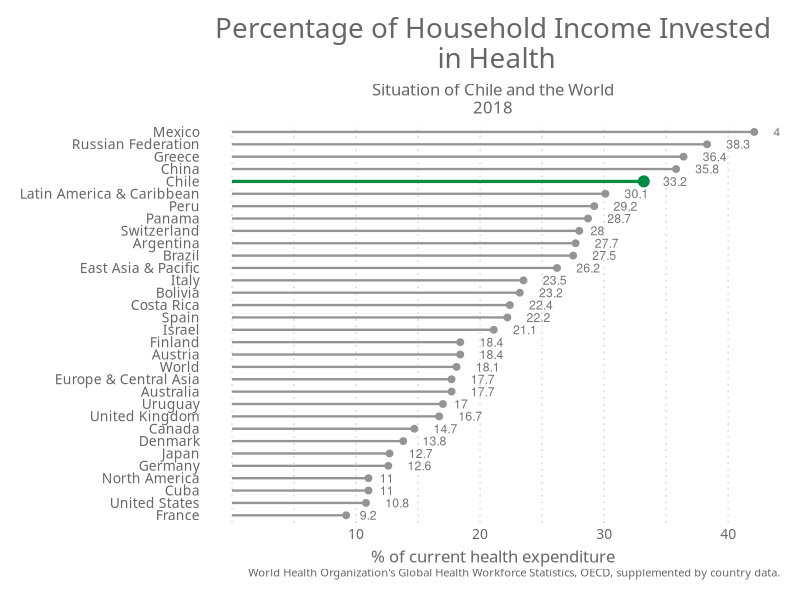

This figure's R source:
## ---- chunk 1

knitr::opts_chunk$set(echo = TRUE)

## ---- chunk 2

#### Library ----
library(readxl)
library(dplyr)
library(tidyverse)

## ---- chunk 3

#### Theme ----
theme_elegante <- function(base_size = 10,
                           base_family = "Raleway"
)
{
  color.background = "#FFFFFF" # Chart Background
  color.grid.major = "#D9D9D9" # Chart Gridlines
  color.axis.text = "#666666" # 
  color.axis.title = "#666666" # 
  color.title = "#666666"
  color.subtitle = "#666666"
  strip.background.color = '#9999CC'
  
  ret <-
    theme_bw(base_size=base_size) +
    
    # Set the entire chart region to a light gray color
    theme(panel.background=element_rect(fill=color.background, color=color.background)) +
    theme(plot.background=element_rect(fill=color.background, color=color.background)) +
    theme(panel.border=element_rect(color=color.background)) +
    
    # Format the grid
    theme(panel.grid.major=element_line(color=color.grid.major,size=.55, linetype="dotted")) +
    theme(panel.grid.minor=element_line(color=color.grid.major,size=.55, linetype="dotted")) +
    theme(axis.ticks=element_blank()) +
    
    # Format the legend, but hide by default
    theme(legend.position="none") +
    theme(legend.background = element_rect(fill=color.background)) +
    theme(legend.text = element_text(size=base_size-3,color=color.axis.title, family = base_family)) +
    
    theme(strip.text.x = element_text(size=base_size,color=color.background, family = base_family)) +
    theme(strip.text.y = element_text(size=base_size,color=color.background, family = base_family)) +
    #theme(strip.background = element_rect(fill=strip.background.color, linetype="blank")) +
    theme(strip.background = element_rect(fill = "grey70", colour = NA)) +
    # theme(panel.border= element_rect(fill = NA, colour = "grey70", size = rel(1)))+
    # Set title and axis labels, and format these and tick marks
    theme(plot.title=element_text(color=color.title, 
                                  size=20, 
                                  vjust=1.25, 
                                  family=base_family, 
                                  hjust = 0.5
    )) +
    
    theme(plot.subtitle=element_text(color=color.subtitle, size=base_size+2, family = base_family,  hjust = 0.5))  +
    
    theme(axis.text.x=element_text(size=base_size,color=color.axis.text, family = base_family)) +
    theme(axis.text.y=element_text(size=base_size,color=color.axis.text, family = base_family)) +
    theme(text=element_text(size=base_size, color=color.axis.text, family = base_family)) +
    
    theme(axis.title.x=element_text(size=base_size+2,color=color.axis.title, vjust=0, family = base_family)) +
    theme(axis.title.y=element_text(size=base_size+2,color=color.axis.title, vjust=1.25, family = base_family)) +
    theme(plot.caption=element_text(size=base_size-2,color=color.axis.title, vjust=1.25, family = base_family)) +
    
    # Legend  
    theme(legend.text=element_text(size=base_size,color=color.axis.text, family = base_family)) +
    theme(legend.title=element_text(size=base_size,color=color.axis.text, family = base_family)) +
    theme(legend.key=element_rect(colour = color.background, fill = color.background)) +
    theme(legend.position="bottom", 
          legend.box = "horizontal", 
          legend.title = element_blank(),
          legend.key.width = unit(.75, "cm"),
          legend.key.height = unit(.75, "cm"),
          legend.spacing.x = unit(.25, 'cm'),
          legend.spacing.y = unit(.25, 'cm'),
          legend.margin = margin(t=0, r=0, b=0, l=0, unit="cm")) +
    
    # Plot margins
    theme(plot.margin = unit(c(.5, .5, .5, .5), "cm"))
  
  ret
}

## ---- chunk 4

#### General Data ----

Health <- read_excel("Health_2.xlsx")

## ---- chunk 5

# Out of pocket Data

Health_Out <- Health %>%
  select(Country, `Out of pocket%ofcurrent2018`) %>%
  filter(`Out of pocket%ofcurrent2018`!= "..", Country %in%
           c("Cuba", "Greece", "Austria", "Uruguay", "Israel",
             "Switzerland", "Germany", "Argentina", "Italy", "Denmark", "Russian Federation",
             "Spain", "Finland", "Australia", "Europe & Central Asia", "France", "Costa Rica", "United Kingdom", "Canada",
             "Chile", "United States", "North America", "Japan", "Mexico",
             "Latin America & Caribbean", "Brazil", "China", "East Asia & Pacific",
             "Bolivia", "Panama", "World", "Peru")) %>%
  arrange(`Out of pocket%ofcurrent2018`) # Reorder the data

Health_Out$`Out of pocket%ofcurrent2018` <- as.numeric(as.character(Health_Out$`Out of pocket%ofcurrent2018`)) #Transform column character to numeric

# Out of pocket Graphic

Health_Out %>%
  mutate(Country = fct_reorder(Country, `Out of pocket%ofcurrent2018`)) %>%
  ggplot(aes(x = Country, y = `Out of pocket%ofcurrent2018`)) +
  geom_segment(aes(x = Country, xend = Country, y = 0, yend = `Out of pocket%ofcurrent2018`), color = ifelse(Health_Out$Country %in% c("Chile"), "springgreen4", "gray58"), size = ifelse(Health_Out$Country %in% c("Chile"), 1.1, 0.8)) +
  geom_point(color = ifelse(Health_Out$Country %in% c("Chile"), "springgreen4", "gray58"), size = ifelse(Health_Out$Country %in% c("Chile"), 3.4, 2)) +
  coord_flip() +
  theme_elegante() +
  ylab("% of current health expenditure") +
  labs(title = paste("Percentage of Household Income Invested\n", "in Health"), 
       caption = "World Health Organization's Global Health Workforce Statistics, OECD, supplemented by country data.",
       subtitle = paste0("Situation of Chile and the World\n", "2018" )) +
  geom_text(aes(label = Health_Out$`Out of pocket%ofcurrent2018`), hjust = -.8, nudge_x = 0, color = "gray46", size = 3.1) +
  theme(panel.grid.major.y = element_blank(), panel.border = element_blank(), axis.ticks.y = element_blank()) +
  theme(axis.title.y=element_blank(),
        legend.position = "none") +
  scale_y_continuous(breaks = c(10, 20, 30, 40, 50, 60, 70))
